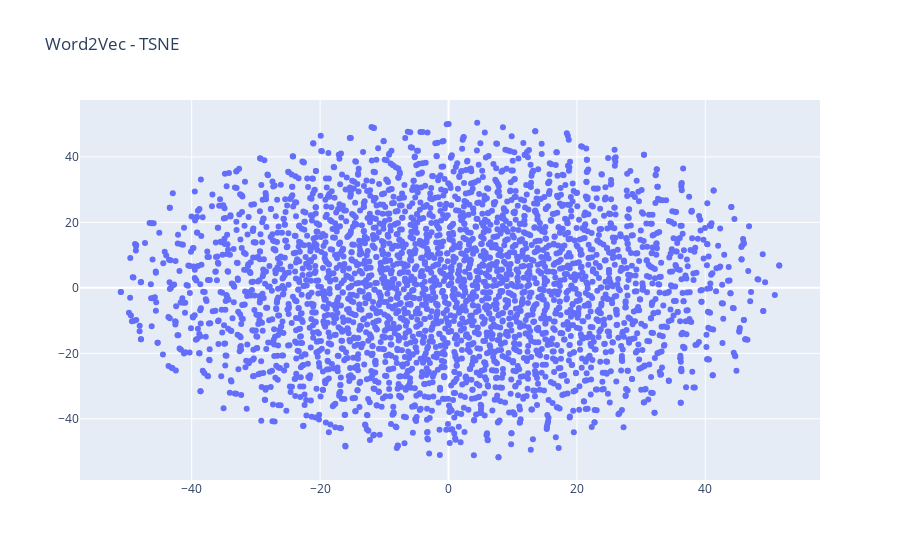

Notebook code cell kept with this figure:
### Code cell
from sklearn.manifold import TSNE
import numpy as np

def reduce_dimensions(model):
    num_components = 2 # number of dimensions to keep after compression
    # extract vocabulary from model and vectors in order to associate them in t
    vectors = np.asarray(model.wv.vectors)
    labels = np.asarray(model.wv.index_to_key)
    # apply TSNE
    tsne = TSNE(n_components=num_components, random_state=0)
    vectors = tsne.fit_transform(vectors)
    x_vals = [v[0] for v in vectors]
    y_vals = [v[1] for v in vectors]
    return x_vals, y_vals, labels

def plot_embeddings(x_vals, y_vals, labels):
    import plotly.graph_objs as go
    fig = go.Figure()
    trace = go.Scatter(x=x_vals, y=y_vals, mode='markers', text=labels)
    fig.add_trace(trace)
    fig.update_layout(title="Word2Vec - TSNE")
    fig.show()
    return fig

x_vals, y_vals, labels = reduce_dimensions(model)
plot = plot_embeddings(x_vals, y_vals, labels)

def reduce_dimensions3d(model):
    num_components = 3 # number of dimensions to keep after compression
    # extract vocabulary from model and vectors in order to associate them in t
    vectors = np.asarray(model.wv.vectors)
    labels = np.asarray(model.wv.index_to_key)
    # apply TSNE
    tsne = TSNE(n_components=num_components, random_state=0)
    vectors = tsne.fit_transform(vectors)
    x_vals = [v[0] for v in vectors]
    y_vals = [v[1] for v in vectors]
    z_vals = [v[2] for v in vectors]
    return x_vals, y_vals, z_vals,labels

def plot_embeddings3d(x_vals, y_vals, z_vals, labels):
    import plotly.graph_objs as go
    fig = go.Figure()
    trace = go.Scatter3d(x=x_vals, y=y_vals, z=z_vals, mode='markers', text=labels)
    fig.add_trace(trace)
    fig.update_layout(title="Word2Vec - TSNE 3D")
    fig.show()
    return fig

x_vals, y_vals, z_vals, labels = reduce_dimensions3d(model)
plot3d = plot_embeddings3d(x_vals, y_vals, z_vals, labels)

plot3d.write_html('tsne3d2.html')
plot.write_html('tsne2.html')

### Figure 1 — Plotly figure (JSON) as saved in the notebook; plotly's stock layout.template omitted (floating-point values rounded to 4 significant figures; data arrays with more than 128 entries replaced by an {"elided": "..."} marker saying what was removed)
{"data": [{"mode": "markers", "text": {"elided": "3488 str values"}, "type": "scatter", "x": {"elided": "3488 float values"}, "y": {"elided": "3488 float values"}}], "layout": {"title": {"text": "Word2Vec - TSNE"}}}
